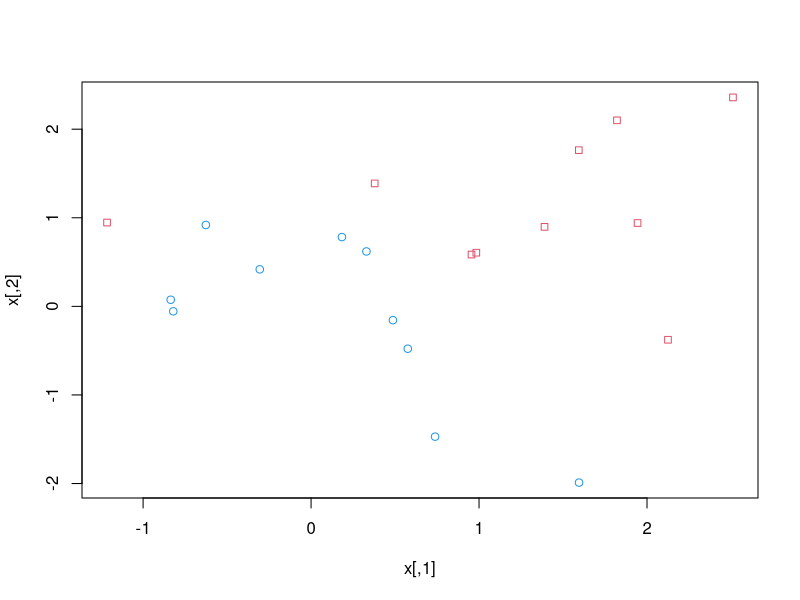
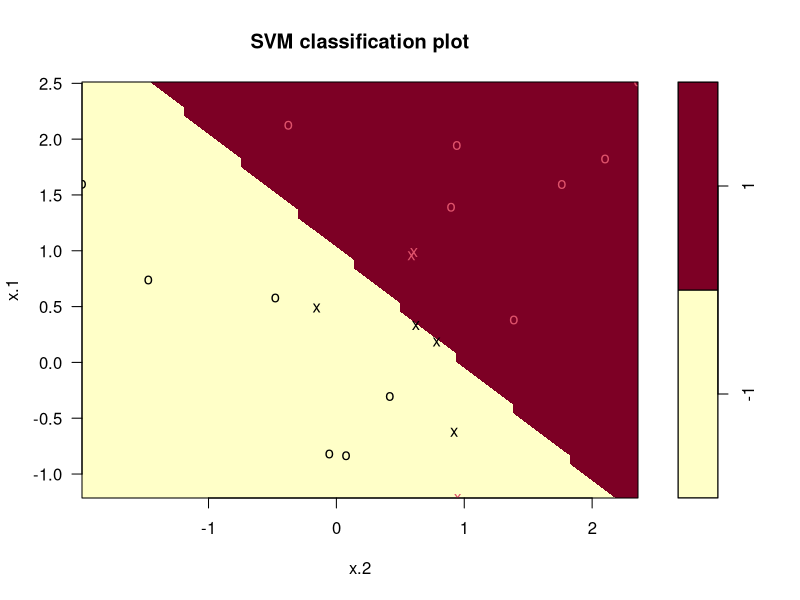
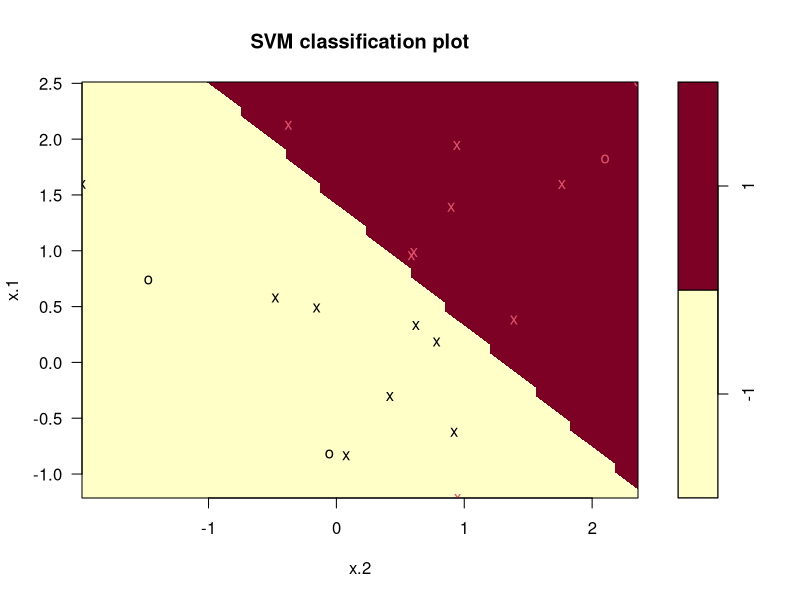
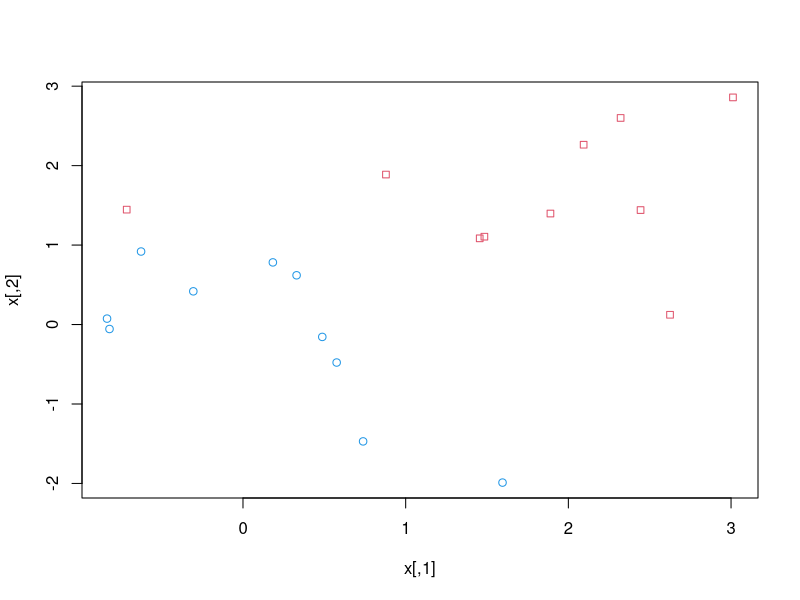
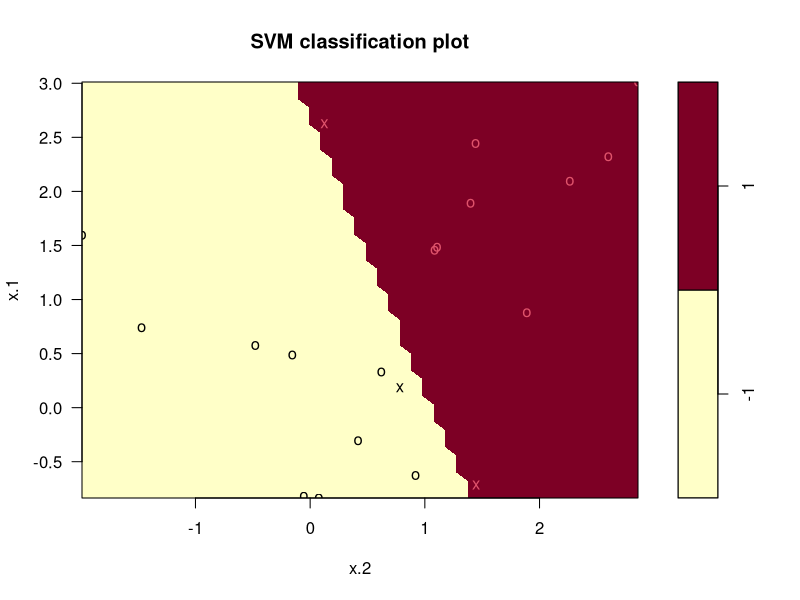
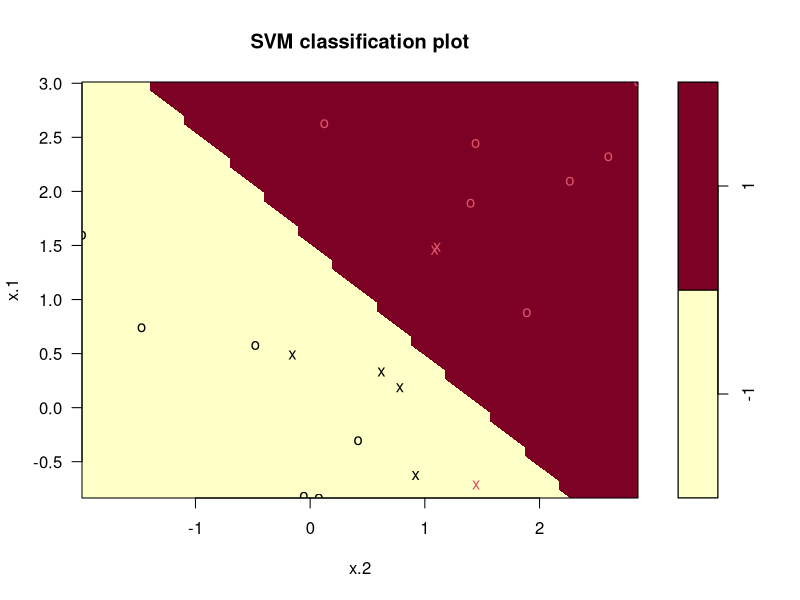
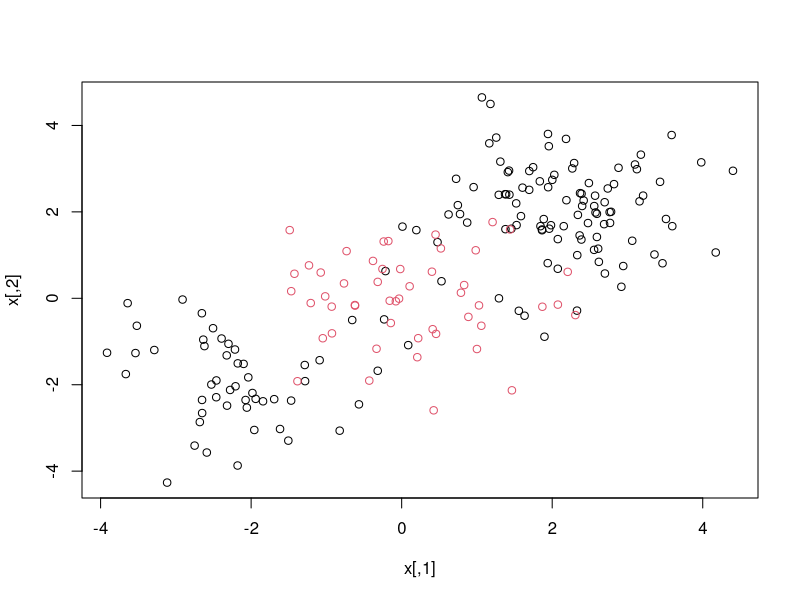
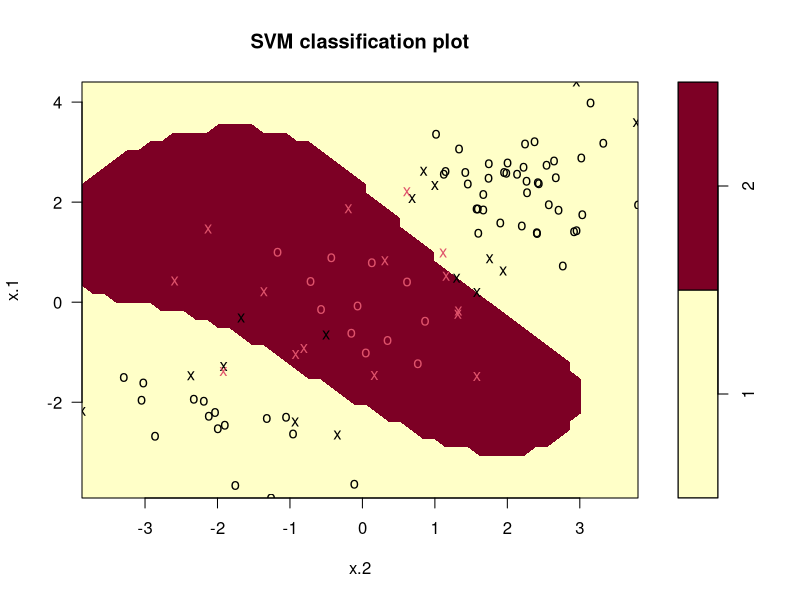

R code for these plots, in order:
## ---- chunk 1
knitr::opts_chunk$set(echo = TRUE)
## ---- chunk 2
set.seed(1)
x <-matrix(rnorm(20*2),ncol=2)
y <- c(rep(-1,10),rep(1,10))
x[y==1,]<-x[y==1,]+1
plot(x,col=(3-y),pch=c(21,22)[as.factor(y)])
## ---- chunk 3
library(e1071)
dat <- data.frame(x = x, y = as.factor(y))
svmfit <- svm(y ~ ., data = dat, kernel = "linear", cost = 10, scale = FALSE)
plot(svmfit,dat)
## ---- chunk 4
svmfit$index
summary(svmfit)
## ---- chunk 5
svmfit <- svm(y ~ ., data = dat, kernel = "linear", cost = 0.1, scale = FALSE)
plot(svmfit, dat)
## ---- chunk 6
svmfit$index
summary(svmfit)
## ---- chunk 7
set.seed(1)
tune.out <- tune(svm,y~.,data=dat,kernel="linear",ranges=list(cost=c(0.001,0.01,0.1,1,5,10,100)))
summary(tune.out)
## ---- chunk 8
bestmod <- tune.out$best.model
## ---- chunk 9
xtest <-matrix(rnorm(20*2),ncol=2)
ytest <- sample(c(-1,1),20,rep=TRUE)
xtest[ytest==1,]=xtest[ytest==1,]+1
testdat<-data.frame(x=xtest,y=as.factor(ytest))
## ---- chunk 10
ypred<-predict(bestmod,testdat)
table(predict=ypred,truth=testdat$y)
## ---- chunk 11
svmfit <- svm(y ~ ., data = dat, kernel = "linear", cost = 0.01, scale = FALSE) 
ypred <- predict(svmfit, testdat)
table(predict = ypred, truth = testdat$y)
## ---- chunk 12
x[y == 1, ] <- x[y == 1, ] + 0.5
plot(x, col = (3-y), pch = c(21, 22)[as.factor(y)])
## ---- chunk 13
dat <- data.frame(x = x, y = as.factor(y))
svmfit <- svm(y ~ ., data = dat, kernel = "linear", cost = 1e5)
summary(svmfit)
## ---- chunk 14
plot(svmfit, dat)
## ---- chunk 15
dat <- data.frame(x = x, y = as.factor(y))
svmfit <- svm(y ~ ., data = dat, kernel = "linear", cost = 1)
summary(svmfit)
## ---- chunk 16
plot(svmfit, dat)
## ---- chunk 17
set.seed(1)
x <- matrix(rnorm(200 * 2), ncol = 2) 
x[1:100, ] <- x[1:100, ] + 2
x[101:150, ] <- x[101:150, ] - 2
y <- c(rep(1, 150), rep(2, 50))
dat <- data.frame(x = x, y = as.factor(y))
plot(x, col = y)
## ---- chunk 18
train<-sample(200,100)
train
## ---- chunk 19
svmfit <- svm(y ~ ., data = dat[train, ], kernel = "radial", gamma = 1, cost = 1) 
plot(svmfit, dat[train, ])
## ---- chunk 20
summary(svmfit)
## ---- chunk 21
svmfit <- svm(y ~ ., data = dat[train, ], kernel = "radial", gamma = 1, cost = 1e5) 
plot(svmfit, dat[train, ])
## ---- chunk 22
set.seed(1)
tune.out <- tune(svm, y ~ ., data = dat[train, ], kernel = "radial",
ranges = list(cost = c(0.1, 1, 10, 100, 1000), gamma = c(0.5, 1, 2, 3, 4)))
summary(tune.out)
## ---- chunk 23
with(tune.out$performances, {
plot(error[gamma == 0.5] ~ cost[gamma == 0.5], ylim = c(.1, .35),
type = "o", col = rainbow(5)[1], ylab = "CV error", xlab = "cost")
  lines(error[gamma == 1] ~ cost[gamma == 1],
type = "o", col = rainbow(5)[2]) 
  lines(error[gamma == 2] ~ cost[gamma == 2],
type = "o", col = rainbow(5)[3]) 
  lines(error[gamma == 3] ~ cost[gamma == 3],
type = "o", col = rainbow(5)[4]) 
  lines(error[gamma == 4] ~ cost[gamma == 4],
type = "o", col = rainbow(5)[5])
})
legend("top", horiz = T, legend = c(0.5, 1:4), col = rainbow(5),
       lty = 1, cex = .75, title = "gamma")
## ---- chunk 24
bestmod <- tune.out$best.model 
summary(bestmod)
## ---- chunk 25
table(true = dat[-train, "y"], pred = predict(bestmod, newdata = dat[-train, ]))
## ---- chunk 26
set.seed(1)
x <- rbind(x, matrix(rnorm(50 * 2), ncol = 2)) 
x
y <- c(y, rep(0, 50))
y
x[y == 0, 2] <- x[y == 0, 2] + 2
x
dat <- data.frame(x = x, y = as.factor(y)) 
plot(x, col = (y+1))
## ---- chunk 27
svmfit <- svm(y ~ ., data = dat, kernel = "radial", cost = 10, gamma = 1) 
plot(svmfit, dat)
